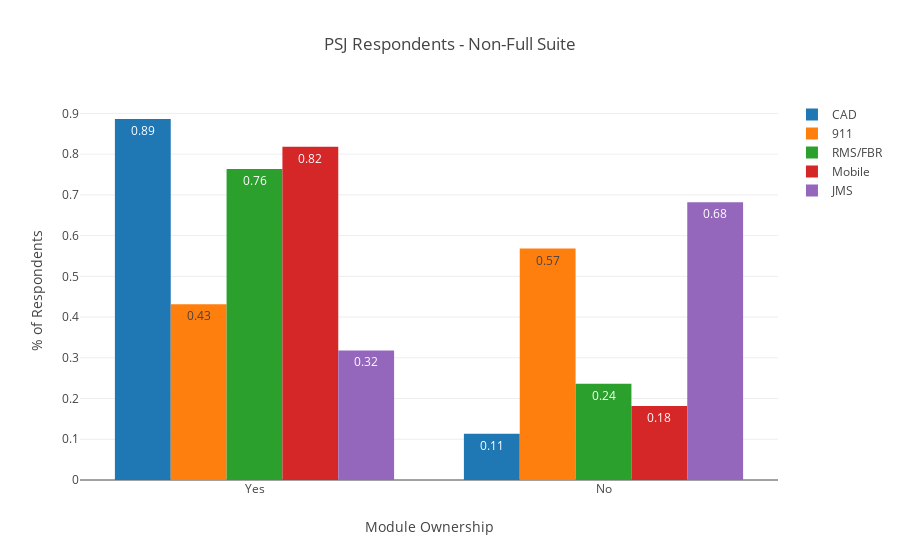

This figure's notebook cell:
### Code cell
grouped_Bar_Chart(data=PSJ_mod_ownshp_count_df,
                  title='PSJ Respondents - Non-Full Suite')

### Figure 1 — Plotly figure (JSON) as saved in the notebook; plotly's stock layout.template omitted (floating-point values rounded to 4 significant figures)
{"data": [{"name": "CAD", "text": [0.89, 0.11], "textposition": "auto", "type": "bar", "uid": "c4ab4bd4-3efc-46b8-a544-89b9a33c4add", "x": ["Yes", "No"], "y": [0.8864, 0.1136]}, {"name": "911", "text": [0.57, 0.43], "textposition": "auto", "type": "bar", "uid": "1beec00d-693d-43bc-9201-4a87c48223ad", "x": ["No", "Yes"], "y": [0.5682, 0.4318]}, {"name": "RMS/FBR", "text": [0.76, 0.24], "textposition": "auto", "type": "bar", "uid": "b242ddd2-45f9-4607-9f8c-ff0ab59c6b3e", "x": ["Yes", "No"], "y": [0.7636, 0.2364]}, {"name": "Mobile", "text": [0.82, 0.18], "textposition": "auto", "type": "bar", "uid": "a7a38d88-e7fd-44da-87f2-a6ac84d44a9b", "x": ["Yes", "No"], "y": [0.8182, 0.1818]}, {"name": "JMS", "text": [0.68, 0.32], "textposition": "auto", "type": "bar", "uid": "4599de48-7527-4719-a738-2ad0a1bb95b8", "x": ["No", "Yes"], "y": [0.6818, 0.3182]}], "layout": {"barmode": "group", "title": {"text": "PSJ Respondents - Non-Full Suite"}, "xaxis": {"title": {"text": "Module Ownership"}}, "yaxis": {"title": {"text": "% of Respondents"}}}}
